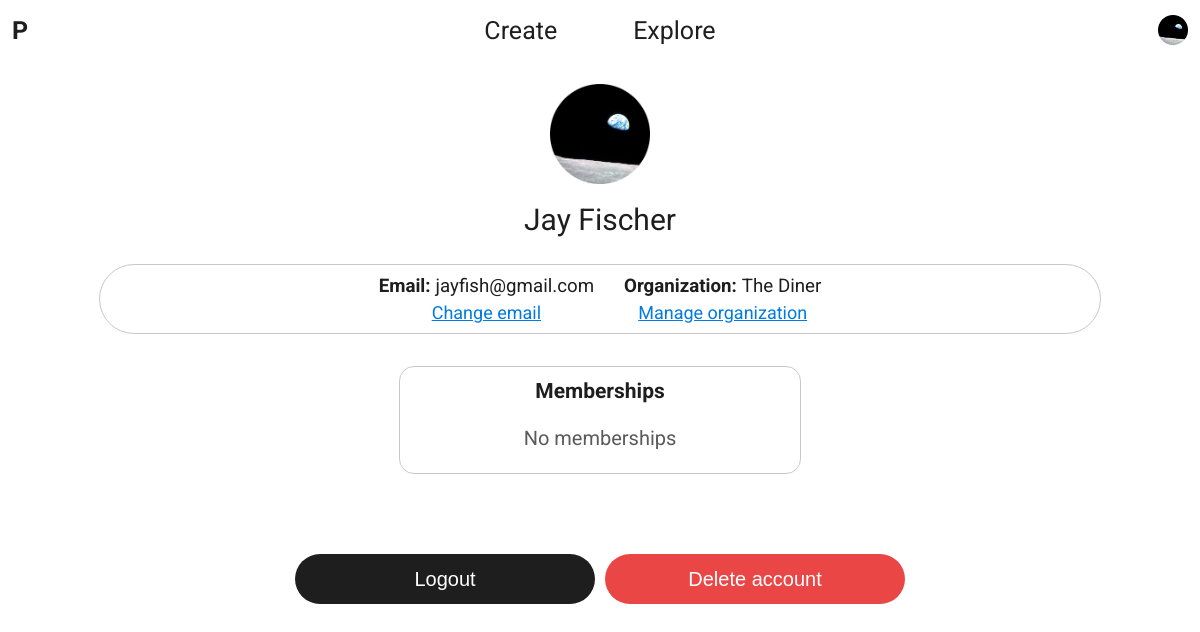
/profile/ (signed in), run on an earlier commit of the app's database.
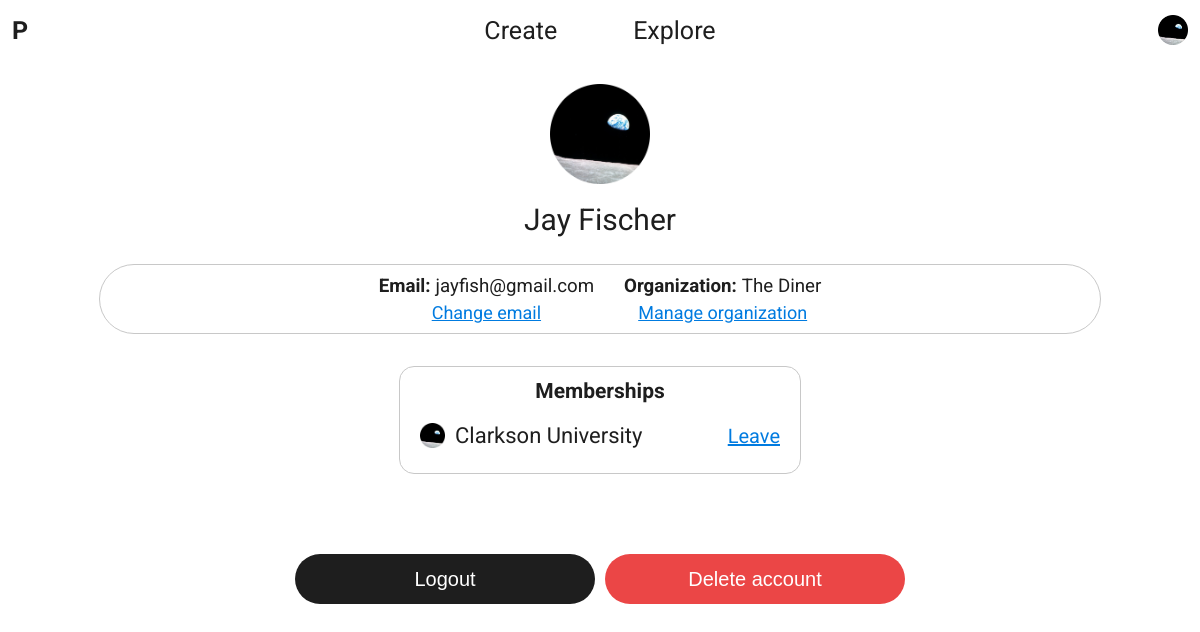
And on a later commit of the database.
### builder/models.py (models this page shows)
class Profile(models.Model):
    user = models.OneToOneField(settings.AUTH_USER_MODEL, on_delete=models.CASCADE)
    organization = models.ForeignKey(Organization, null=True, on_delete=models.CASCADE)

class Organization(models.Model):
    name = models.CharField(max_length=LENGTH_SHORT)
    private = models.BooleanField(default=False)
    owner = models.ForeignKey(settings.AUTH_USER_MODEL, on_delete=models.CASCADE)

class Membership(models.Model):
    user = models.ForeignKey(settings.AUTH_USER_MODEL, on_delete=models.CASCADE)
    organization = models.ForeignKey(Organization, on_delete=models.CASCADE)
    relatedDate = models.DateField()
    approved = models.BooleanField(default=False)

### meta/views.py (the view, shortened to what this page needs)
# urls.py: path('profile/', views.profile, name='profile'),
@login_required
def profile(request):
    if request.method == 'GET':
        content = {'memberships': Membership.objects.filter(user=request.user, approved=True)[:settings.MAX_DASHBOARD_LIST_ENTRIES],
                   'leaveOrganizationConfirmationPopupData': {'prompt': None,
                                                              'confirmButtonText': 'Leave',
                                                              'formName': 'membershipIdToEnd',
                                                              'formValue': None,
                                                              'dismissButtonText': 'Cancel'},
                   'changeEmailForm': ChangeEmailForm(),
                   'logoutPopupData': {'prompt': 'Logout of <b>{}</b>?'.format(request.user.email),
                                       'confirmButtonText': 'Logout',
                                       'formName': 'logout',
                                       'formValue': True,
                                       'dismissButtonText': 'Back'},
                   'deleteAccountPopupData': {'prompt': '''This will permanently delete the account associated
                                                           with <br><br><b>{}</b><br><br> All data will be lost
                                                           and this action cannot be undone.'''.format(request.user.email),
                                              'confirmButtonText': 'Delete',
                                              'formName': 'deleteAccount',
                                              'formValue': True,
                                              'dismissButtonText': 'Back'}}
        return render(request, 'profile.html', content)

### meta/templates/profile.html (shortened to what this page needs)
<html>
    {% load static %}
    <head>
        <link rel="stylesheet" type="text/css" href="{% static 'styles/profile.css' %}">
    </head>
    <body>
        {% include 'core.html' %}
        <div class="content">
            {% if request.user.profile.organization %}
                <img src="{% static 'images/earth.png' %}" alt="earth">
            {% else %}
                <img src="{% static 'images/cliff.png' %}" alt="cliff">
            {% endif %}
            <h2 style="font-size: 30px">{{ request.user.get_full_name }}</h2>
            <div class="stats-bar" style="margin-top: 3vh">
                <div class="item">
                    <h3><b>Email: </b>{{ request.user.email }}</h3>
                    <a onclick="changeEmailPopup.display()">Change email</a>
                </div>
                {% if request.user.profile.organization %}
                    <div class="item">
                        <h3><b>Organization: </b>{{ request.user.profile.organization.name }}</h3>
                        <a href="{% url 'manage_organization' %}">Manage organization</a>
                    </div>
                {% endif %}
            </div>
            <div class="dashboard">
                <div class="item" style="max-width: 400px">
                    <h3>Memberships</h3>
                    {% if memberships %}
                        <div class="list">
                            {% for membership in memberships %}
                                {% if forloop.counter == memberships|length %}
                                <div class="element" style="margin-bottom: 5px">
                                {% else %}
                                <div class="element">
                                {% endif %}
                                    <a class="info" href="{% url 'explore' %}?organization={{ membership.organization.name }}">
                                        <div class="iconname">
                                            <img src="{% static 'images/earth.png' %}" alt="earth">
                                            <h4>{{ membership.organization.name }}</h4>
                                        </div>
                                    </a>
                                    <div class="actions">
                                        <a onclick="confirmationPopup.display('leaveOrganizationConfirmationPopupData',
                                                                            null,
                                                                            {{ membership.id }},
                                                                            'Leave <b>{{ membership.organization.name }}</b>?<br><br>You will no longer be a member of this organization.')">Leave</a>
                                    </div>
                                </div>
                            {% endfor %}
                        </div>
                    {% else %}
                        <div class="empty-list">
                            <h4>No memberships</h4>
                        </div>
                    {% endif %}
                </div>
            </div>
            <div class="account-actions">
                <button class="action-button" onclick="confirmationPopup.display('logoutPopupData')">Logout</button>
                <button class="action-button" id="deleteAccountButton" onclick="confirmationPopup.display('deleteAccountPopupData')">Delete account</button>
            </div>
        </div>
        {% include 'base_popup.html' %}
        {% include 'confirmation_popup.html' %}
        {% include 'change_email_popup.html' %}
    </body>
</html>

### pages/templates/core.html (shortened to what this page needs)
{% load static %}
<link rel="stylesheet" type="text/css" href="{% static 'styles/core.css' %}">
<div class="top-nav">
    <div class="left">
        <a href="{% url 'home' %}">P</a>
    </div>
    <div class="center">
        <a href="{% url 'create' %}">Create</a>
        {% if request.user.is_anonymous %}
            <a href="{% url 'login' %}">Explore</a>
        {% else %}
            <a href="{% url 'explore' %}">Explore</a>
        {% endif %}
    </div>
    <div class="right">
        {% if request.user.is_anonymous %}
            <a href="{% url 'login' %}">Login</a>
        {% else %}
            <a href="{% url 'profile' %}">
                {% if request.user.profile.organization %}
                    <img src="{% static 'images/earth.png' %}" alt="profile">
                {% else %}
                    <img src="{% static 'images/cliff.png' %}" alt="profile">
                {% endif %}
            </a>
        {% endif %}
    </div>
</div>

### pages/templates/base_popup.html (shortened to what this page needs)
{% load static %}
<link rel="stylesheet" type="text/css" href="{% static 'styles/base_popup.css' %}">

### pages/templates/confirmation_popup.html (shortened to what this page needs)
{% load static %}
<link rel="stylesheet" type="text/css" href="{% static 'styles/confirmation_popup.css' %}">

### meta/templates/change_email_popup.html (shortened to what this page needs)
{% load static %}
<link rel="stylesheet" type="text/css" href="{% static 'styles/change_email_popup.css' %}">

### meta/static/styles/profile.css (style rules this page uses)
.content img { width: 100px; margin-top: 3vh; }
.content a { margin: 10px 0 0 0; font-size: 18px; font-weight: normal; text-align: center; }
.content .account-actions { width: 100%; display: flex; justify-content: center; flex-wrap: wrap; margin: 4vmin 0 0 0; }
.content .account-actions #deleteAccountButton { background-color: rgb(235, 70, 70); }
@media only screen and (min-width: 580px) { .content .account-actions button { margin-left: 5px; margin-right: 5px; } }

### pages/static/styles/core.css (style rules this page uses)
html { color: rgb(30, 30, 30); }
a { color: rgb(0, 123, 224); }
.action-button { width: 80vw; max-width: 300px; height: 50px; min-height: 50px; margin: 1vh 0; font-size: 20px; color: rgb(255, 255, 255); border: none; border-radius: 50px; background-color: rgb(30, 30, 30); outline: none; cursor: pointer; }
body { width: 100%; height: 100%; display: flex; flex-direction: column; margin: 0; font-family: Roboto; overflow: hidden; }
.top-nav { width: 100vw; height: 60px; z-index: 1; display: flex; justify-content: center; align-items: center; }
.top-nav a { color: rgb(30, 30, 30); }
.top-nav .left { position: absolute; left: 1vmax; }
.top-nav .left a { font-size: 25px; font-weight: bold; text-decoration: none; }
.top-nav .center a { margin: 0 3vw 0 3vw; font-size: 25px; text-decoration: none; }
.top-nav .right { position: absolute; right: 1vmax; }
.top-nav .right a { font-size: 25px; text-decoration: none; }
.top-nav .right a img { height: 30px; }
.content { position: relative; width: 100%; height: 500px; display: flex; flex-direction: column; align-items: center; flex: 1; overflow: auto; overflow-x: hidden; }
.content h2 { width: 95vw; max-width: 1100px; margin: 2vh 0 0 0; text-align: center; font-size: 25px; font-weight: normal; line-height: 40px; }
.stats-bar { width: 92vw; max-width: 1000px; display: flex; flex-wrap: wrap; justify-content: center; padding: 10px 0; border: 1px solid rgb(200, 200, 200); border-radius: 15px; }
.stats-bar .item { display: flex; flex-direction: column; margin: 10px 15px; }
.stats-bar .item h3 { display: flex; flex-direction: column; margin: 0; text-align: center; font-weight: normal; }
.stats-bar .item a { margin: 5px 0 0 0; text-decoration: underline; cursor: pointer; }
.stats-bar .item h3 b { margin: 0 5px 5px 0; }
.dashboard { width: 100vw; max-width: 1300px; display: flex; justify-content: space-between; align-items: flex-start; flex-wrap: wrap; margin: 0 0 5vh 0; }
.dashboard .item { width: 92vw; max-width: 800px; display: flex; flex-direction: column; margin: 4vh auto 0 auto; border: 1px solid rgb(200, 200, 200); border-radius: 15px; }
.dashboard .item h3 { margin: 12px 0 0 0; text-align: center; font-size: 21px; }
.dashboard .item .list { display: flex; flex-direction: column; margin: 0 20px 20px 20px; }
.dashboard .item .list .element { display: flex; flex-direction: column; justify-content: space-between; margin: 20px 0 28px 0; }
.dashboard .item .list .element .info { display: flex; flex-direction: column; justify-content: center; margin: 0; color: rgb(30, 30, 30); text-decoration: none; cursor: pointer; }
.dashboard .item .list .element .info h4 { margin: 0; font-size: 30px; font-weight: normal; }
.dashboard .item .list .element .info .iconname { display: flex; align-items: center; }
.dashboard .item .list .element .info .iconname img { width: 25px; height: 25px; margin: 0; }
.dashboard .item .list .element .info .iconname h4 { margin: 0 0 0 10px; font-size: 22px; }
.dashboard .item .list .element .actions { display: flex; justify-content: center; margin-top: 20px; }
.dashboard .item .list .element .actions a { display: flex; align-items: center; margin: auto 15px; font-size: 20px; text-decoration: underline; cursor: pointer; }
@media only screen and (min-width: 580px) { .top-nav .left { display: block; } }
@media only screen and (min-width: 580px) { .stats-bar { padding: 0; border-radius: 50px; } }
@media only screen and (min-width: 580px) { .stats-bar .item h3 { flex-direction: row; } }
@media only screen and (min-width: 580px) { .stats-bar .item h3 b { margin-bottom: 0; } }
@media only screen and (min-width: 580px) { .dashboard .item .list .element { flex-direction: row; } }
@media only screen and (min-width: 580px) { .dashboard .item .list .element .actions { margin-top: 0; } }
@media only screen and (min-width: 580px) { .dashboard .item .list .element .actions a { margin: 0 0 0 25px; } }

What changed in the data, as far as the page shows it:
added Membership: organization.name "Clarkson University"
Also different on the page:
text no longer shown: "No memberships"
